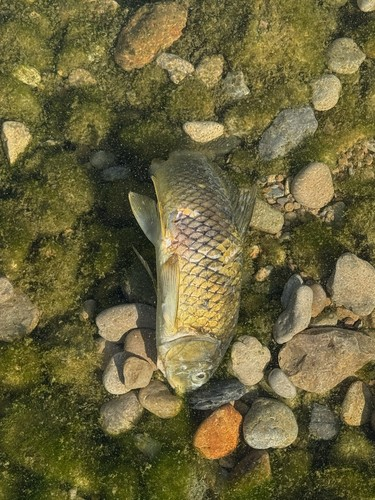
#> input picture data/species_images/carp/carp_001.jpg, 375 x 500 px
$ python -i features.py   (imports and definitions only)   (older library calls are emulated)
#> lines starting #> are read from the running program, lines starting #| are printed output that depends on the picture; after the words box and inside, x2 and y2 are one past the last pixel; in counts of white or black regions, pixels touching at a corner belong together
#> further down, picture is the input picture: PIL image 375x500 RGB; mean R, G, B 106.3, 99.4, 59.6
from __future__ import annotations

from dataclasses import dataclass
import cv2
import numpy as np
from PIL import Image


@dataclass(frozen=True)
class ImageFeatureSpec:
    size: tuple[int, int] = (128, 128)
    color_bins: int = 8
    orientation_bins: int = 4


SPEC = ImageFeatureSpec()


def extract_image_features(image: Image.Image) -> np.ndarray:
    """Extract compact biological visual descriptors from a fish image.

    Captures:
    1. Global RGB and HSV color statistics (means and standard deviations).
    2. Dorsal vs Ventral color differential (dark back vs pale belly, crucial for siluroid fish).
    3. Quantized HSV and RGB color distribution histograms.
    4. Multi-directional edge gradient statistics and orientation histograms.
    5. Laplacian texture energy (discriminating fish scales from smooth mucous skin).
    6. Foreground contour morphology (body aspect ratio and silhouette compactness).
    """
    rgb_img = image.convert("RGB").resize(SPEC.size)
    arr_rgb = np.asarray(rgb_img, dtype=np.float32) / 255.0
    arr_u8 = (arr_rgb * 255.0).astype(np.uint8)

    gray = cv2.cvtColor(arr_u8, cv2.COLOR_RGB2GRAY).astype(np.float32) / 255.0
    hsv = cv2.cvtColor(arr_u8, cv2.COLOR_RGB2HSV).astype(np.float32) / 255.0

    features: list[float] = []

    # 1. Global Color stats (RGB & HSV)
    features.extend(arr_rgb.mean(axis=(0, 1)).tolist())
    features.extend(arr_rgb.std(axis=(0, 1)).tolist())
    features.extend(hsv.mean(axis=(0, 1)).tolist())
    features.extend(hsv.std(axis=(0, 1)).tolist())

    # 2. Dorsal vs Ventral color difference (top half vs bottom half)
    top_half = arr_rgb[: SPEC.size[1] // 2, :, :]
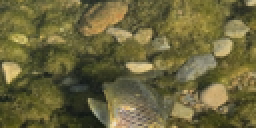
#> top_half: shape (64, 128, 3) float32 (shown 2 times larger); mean R, G, B 0.418, 0.395, 0.237
    bot_half = arr_rgb[SPEC.size[1] // 2 :, :, :]
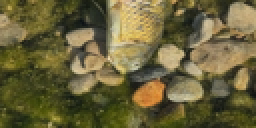
#> bot_half: shape (64, 128, 3) float32 (shown 2 times larger); mean R, G, B 0.416, 0.385, 0.231
    dv_diff = (top_half.mean(axis=(0, 1)) - bot_half.mean(axis=(0, 1))).tolist()
#> dv_diff = [0.00226, 0.00932, 0.0054]
    features.extend(dv_diff)

    # 3. Compact Color histograms (HSV & RGB)
    for ch in range(3):
        h, _ = np.histogram(hsv[:, :, ch], bins=SPEC.color_bins, range=(0.0, 1.0), density=True)
        features.extend(h.astype(np.float32).tolist())
#> this loop made 3 passes
#> h on passes 1 to 3: [6.42, 1.56, 0.0234, 0.000977, 0, 0, 0, 0], [0.0781, 0.591, 1.71, 2.67, 2.17, 0.641, 0.135, 0.00684], [0.0659, 1.37, 2.3, 1.9, 1.07, 0.797, 0.454, 0.0396]
#> after the loop, features = 39 values, max 6.42 at index 15, min 0 at index 19, mean 0.688
    for ch in range(3):
        h, _ = np.histogram(arr_rgb[:, :, ch], bins=SPEC.color_bins, range=(0.0, 1.0), density=True)
        features.extend(h.astype(np.float32).tolist())
#> this loop made 3 passes
#> h on passes 1 to 3: [0.126, 1.43, 2.19, 1.89, 1.07, 0.796, 0.454, 0.0396], [0.0684, 1.45, 2.56, 2.06, 1.15, 0.606, 0.108, 0.000488], [1.6, 3.55, 1.58, 0.969, 0.294, 0.0186, 0.000977, 0]
#> after the loop, features = 63 values, max 6.42 at index 15, min 0 at index 19, mean 0.807

    # 4. Multi-directional gradients (Sobel) and edge orientation
    gx = cv2.Sobel(gray, cv2.CV_32F, 1, 0, ksize=3)
    gy = cv2.Sobel(gray, cv2.CV_32F, 0, 1, ksize=3)
    mag = np.sqrt(gx**2 + gy**2)
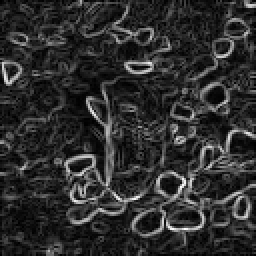
#> mag: shape (128, 128) float32 (shown 2 times larger); min 0, max 2.31, mean 0.418; drawn with min black and max white
    angle = np.arctan2(gy, gx)
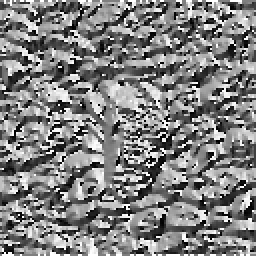
#> angle: shape (128, 128) float32 (shown 2 times larger); min -3.14, max 3.14, mean 0.0335; drawn with min black and max white

    features.append(float(mag.mean()))
    features.append(float(mag.std()))
    features.append(float((mag > mag.mean()).mean()))

    # Edge orientation histogram
    ang_deg = ((angle + np.pi) * 180.0 / np.pi) % 180.0
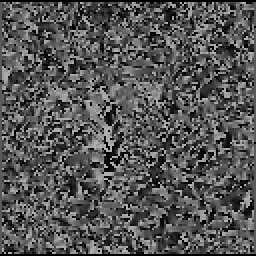
#> ang_deg: shape (128, 128) float32 (shown 2 times larger); min 0, max 180, mean 84.7
    if float(mag.sum()) > 1e-6:
        ang_hist, _ = np.histogram(
            ang_deg,
            bins=SPEC.orientation_bins,
            range=(0.0, 180.0),
            weights=mag,
            density=True,
        )
#> ang_hist = [0.0056, 0.0068, 0.00565, 0.00418]
        features.extend(ang_hist.astype(np.float32).tolist())
    else:
        features.extend([1.0 / float(SPEC.orientation_bins)] * SPEC.orientation_bins)

    # 5. Texture scale energy (Laplacian variance) - distinguishes scales vs smooth skin
    lap = cv2.Laplacian(gray, cv2.CV_32F, ksize=3)
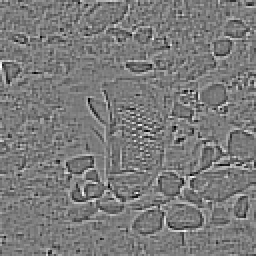
#> lap: shape (128, 128) float32 (shown 2 times larger); min -2.23, max 2.38, mean 0.00128; drawn with min black and max white
    features.append(float(lap.var()))
    features.append(float(np.abs(lap).mean()))

    # 6. Shape & Elongation from Otsu foreground silhouette
    gray_u8 = (gray * 255).astype(np.uint8)
    _, thresh = cv2.threshold(gray_u8, 0, 255, cv2.THRESH_BINARY + cv2.THRESH_OTSU)
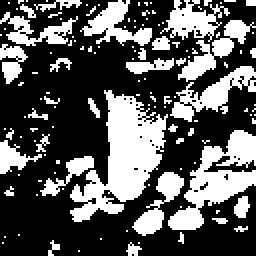
#> thresh: shape (128, 128) (shown 2 times larger); 35.1% white; 131 white regions (109 under 20 px)
    contours, _ = cv2.findContours(thresh, cv2.RETR_EXTERNAL, cv2.CHAIN_APPROX_SIMPLE)
#> contours = 131 contours, 115 with area under 20; largest, box (x1, y1, x2, y2) and area: (35, 45, 84, 111) 1340, (84, 65, 128, 115) 818, (85, 33, 128, 61) 384, (89, 10, 128, 41) 286, (40, 0, 76, 23) 286
    if contours:
        c = max(contours, key=cv2.contourArea)
#> c = contour of 188 points, box (x1, y1, x2, y2) (35, 45, 84, 111), area 1340
        area = cv2.contourArea(c) / float(SPEC.size[0] * SPEC.size[1])
#> area = 0.0818
        _, _, w, h = cv2.boundingRect(c)
#> w = 49; h = 66
        aspect = float(w) / max(float(h), 1.0)
#> aspect = 0.742
        extent = cv2.contourArea(c) / max(float(w * h), 1.0)
#> extent = 0.415
        features.extend([float(area), float(aspect), float(extent)])
    else:
        features.extend([0.5, 1.0, 0.5])

    return np.asarray(features, dtype=np.float32)

>>> from PIL import Image
>>> picture = Image.open('../../data/species_images/carp/carp_001.jpg')
>>> result = extract_image_features(picture)
#> result = 75 values, max 6.42 at index 15, min 0 at index 19, mean 0.717

$ run again, on data/species_images/carp/carp_003.jpg
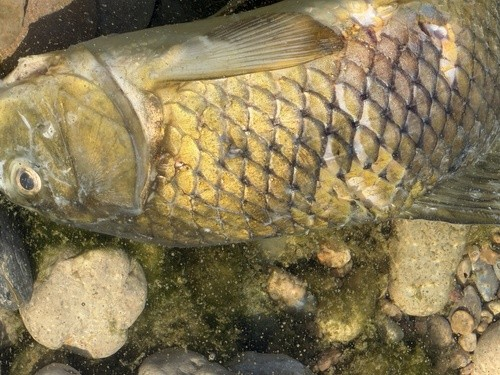
#> input picture data/species_images/carp/carp_003.jpg, 500 x 375 px
#> picture is the input picture: PIL image 500x375 RGB; mean R, G, B 135.4, 121.5, 86.9
#> dv_diff = [0.124, 0.105, 0.0953]
#> the loop in extract_image_features, `for ch in range(3):` made 3 passes
#> h on passes 1 to 3: [7.6, 0.314, 0.0308, 0.0327, 0.00342, 0.0151, 0, 0], [0.313, 1.22, 2.89, 2.55, 0.99, 0.0391, 0.000977, 0], [0.12, 0.743, 1.31, 1.52, 1.37, 1.4, 1.16, 0.38]
#> after the loop in extract_image_features, `for ch in range(3):`: features = 39 values, max 7.6 at index 15, min 0 at index 21, mean 0.707
#> the loop in extract_image_features, `for ch in range(3):` made 3 passes
#> h on passes 1 to 3: [0.132, 0.736, 1.31, 1.51, 1.37, 1.4, 1.16, 0.38], [0.125, 0.891, 1.66, 1.69, 1.6, 1.38, 0.629, 0.0225], [0.537, 1.84, 2.37, 1.97, 1.1, 0.167, 0.0225, 0.00195]
#> after the loop in extract_image_features, `for ch in range(3):`: features = 63 values, max 7.6 at index 15, min 0 at index 21, mean 0.819
#> in extract_image_features, `ang_deg = ((angle + np.pi) * 180.0 / np.pi) % 180.0`:
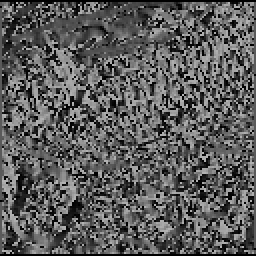
#> ang_deg: shape (128, 128) float32 (shown 2 times larger); min 0, max 180, mean 90.9
#> ang_hist = [0.00565, 0.00466, 0.00486, 0.00706]
#> in extract_image_features, `_, thresh = cv2.threshold(gray_u8, 0, 255, cv2.THRESH_BINARY + cv2.THR..`:
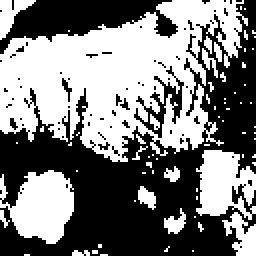
#> thresh: shape (128, 128) (shown 2 times larger); 49% white; 68 white regions (55 under 20 px)
#> contours = 67 contours, 58 with area under 20; largest, box (x1, y1, x2, y2) and area: (0, 0, 124, 81) 5704, (0, 85, 37, 122) 828, (98, 75, 128, 110) 620, (111, 106, 128, 128) 160, (0, 0, 18, 20) 126
#> c = contour of 520 points, box (x1, y1, x2, y2) (0, 0, 124, 81), area 5704
#> area = 0.348
#> in extract_image_features, `_, _, w, h = cv2.boundingRect(c)`: w = 124; h = 81
#> aspect = 1.53
#> extent = 0.568
#> result = 75 values, max 7.6 at index 15, min 0 at index 21, mean 0.744

$ run again, on data/species_images/carp/carp_004.jpg
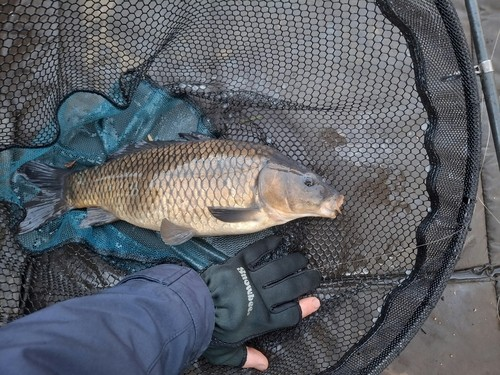
#> input picture data/species_images/carp/carp_004.jpg, 500 x 375 px
#> picture is the input picture: PIL image 500x375 RGB; mean R, G, B 92.6, 96.3, 103.1
#> dv_diff = [0.0501, 0.0523, 0.0422]
#> the loop in extract_image_features, `for ch in range(3):` made 3 passes
#> h on passes 1 to 3: [1.62, 0.0151, 0.0303, 5.77, 0.393, 0.177, 0, 0], [4.39, 1.49, 1.05, 0.759, 0.229, 0.0737, 0.00635, 0], [0.0581, 0.836, 2.16, 2.89, 1.53, 0.266, 0.195, 0.0571]
#> after the loop in extract_image_features, `for ch in range(3):`: features = 39 values, max 5.77 at index 18, min 0 at index 21, mean 0.696
#> the loop in extract_image_features, `for ch in range(3):` made 3 passes
#> h on passes 1 to 3: [0.255, 1.69, 2.6, 2.26, 0.731, 0.22, 0.193, 0.0571], [0.135, 1.18, 2.72, 2.76, 0.822, 0.284, 0.0884, 0.00684], [0.061, 0.871, 2.31, 2.9, 1.56, 0.282, 0.0161, 0.000488]
#> after the loop in extract_image_features, `for ch in range(3):`: features = 63 values, max 5.77 at index 18, min 0 at index 21, mean 0.812
#> in extract_image_features, `ang_deg = ((angle + np.pi) * 180.0 / np.pi) % 180.0`:
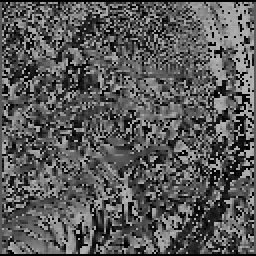
#> ang_deg: shape (128, 128) float32 (shown 2 times larger); min 0, max 180, mean 88.7
#> ang_hist = [0.00605, 0.00507, 0.00461, 0.00649]
#> in extract_image_features, `_, thresh = cv2.threshold(gray_u8, 0, 255, cv2.THRESH_BINARY + cv2.THR..`:
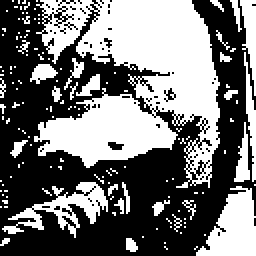
#> thresh: shape (128, 128) (shown 2 times larger); 45.2% white; 140 white regions (123 under 20 px)
#> contours = 140 contours, 127 with area under 20; largest, box (x1, y1, x2, y2) and area: (17, 0, 110, 94) 4974, (98, 93, 128, 128) 576, (1, 91, 54, 119) 430, (120, 0, 128, 48) 144, (122, 26, 128, 91) 97
#> c = contour of 457 points, box (x1, y1, x2, y2) (17, 0, 110, 94), area 4974
#> area = 0.304
#> in extract_image_features, `_, _, w, h = cv2.boundingRect(c)`: w = 93; h = 94
#> aspect = 0.989
#> extent = 0.569
#> result = 75 values, max 5.77 at index 18, min 0 at index 21, mean 0.727

$ run again, on data/species_images/carp/carp_005.jpg
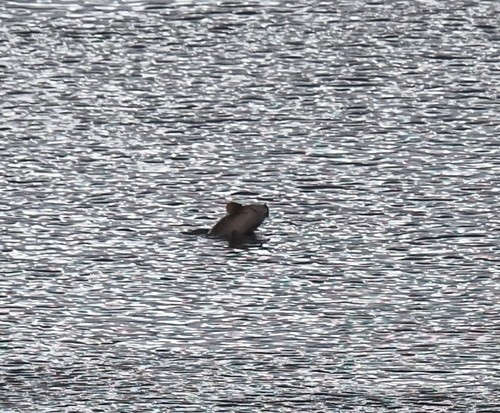
#> input picture data/species_images/carp/carp_005.jpg, 500 x 413 px
#> picture is the input picture: PIL image 500x413 RGB; mean R, G, B 152.4, 154.6, 159.3
#> dv_diff = [0.00789, 0.00909, 0.0113]
#> the loop in extract_image_features, `for ch in range(3):` made 3 passes
#> h on passes 1 to 3: [0.0625, 0.00439, 0.193, 6.87, 0.813, 0.0601, 0, 0], [7.89, 0.103, 0.00391, 0.000488, 0, 0, 0, 0], [0.000977, 0.0537, 0.134, 0.942, 2.82, 2.81, 1.14, 0.0884]
#> after the loop in extract_image_features, `for ch in range(3):`: features = 39 values, max 7.89 at index 23, min 0 at index 21, mean 0.706
#> the loop in extract_image_features, `for ch in range(3):` made 3 passes
#> h on passes 1 to 3: [0.000977, 0.064, 0.234, 1.35, 3.03, 2.47, 0.809, 0.043], [0.00781, 0.0591, 0.191, 1.22, 2.99, 2.58, 0.904, 0.0576], [0.00928, 0.0532, 0.126, 0.943, 2.83, 2.81, 1.14, 0.0884]
#> after the loop in extract_image_features, `for ch in range(3):`: features = 63 values, max 7.89 at index 23, min 0 at index 21, mean 0.818
#> ang_hist = [0.00337, 0.00753, 0.00821, 0.00311]
#> in extract_image_features, `_, thresh = cv2.threshold(gray_u8, 0, 255, cv2.THRESH_BINARY + cv2.THR..`:
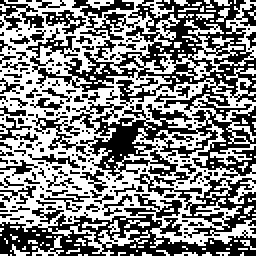
#> thresh: shape (128, 128) (shown 2 times larger); 51.6% white; black in thin lines or dots
#> contours = 105 contours, 102 with area under 20; largest, box (x1, y1, x2, y2) and area: (0, 0, 128, 128) 10764, (43, 0, 57, 5) 27, (16, 118, 32, 128) 24
#> c = contour of 1617 points, box (x1, y1, x2, y2) (0, 0, 128, 128), area 10764
#> area = 0.657
#> in extract_image_features, `_, _, w, h = cv2.boundingRect(c)`: w = 128
#> aspect = 1
#> extent = 0.657
#> result = 75 values, max 7.89 at index 23, min 0 at index 21, mean 0.76
